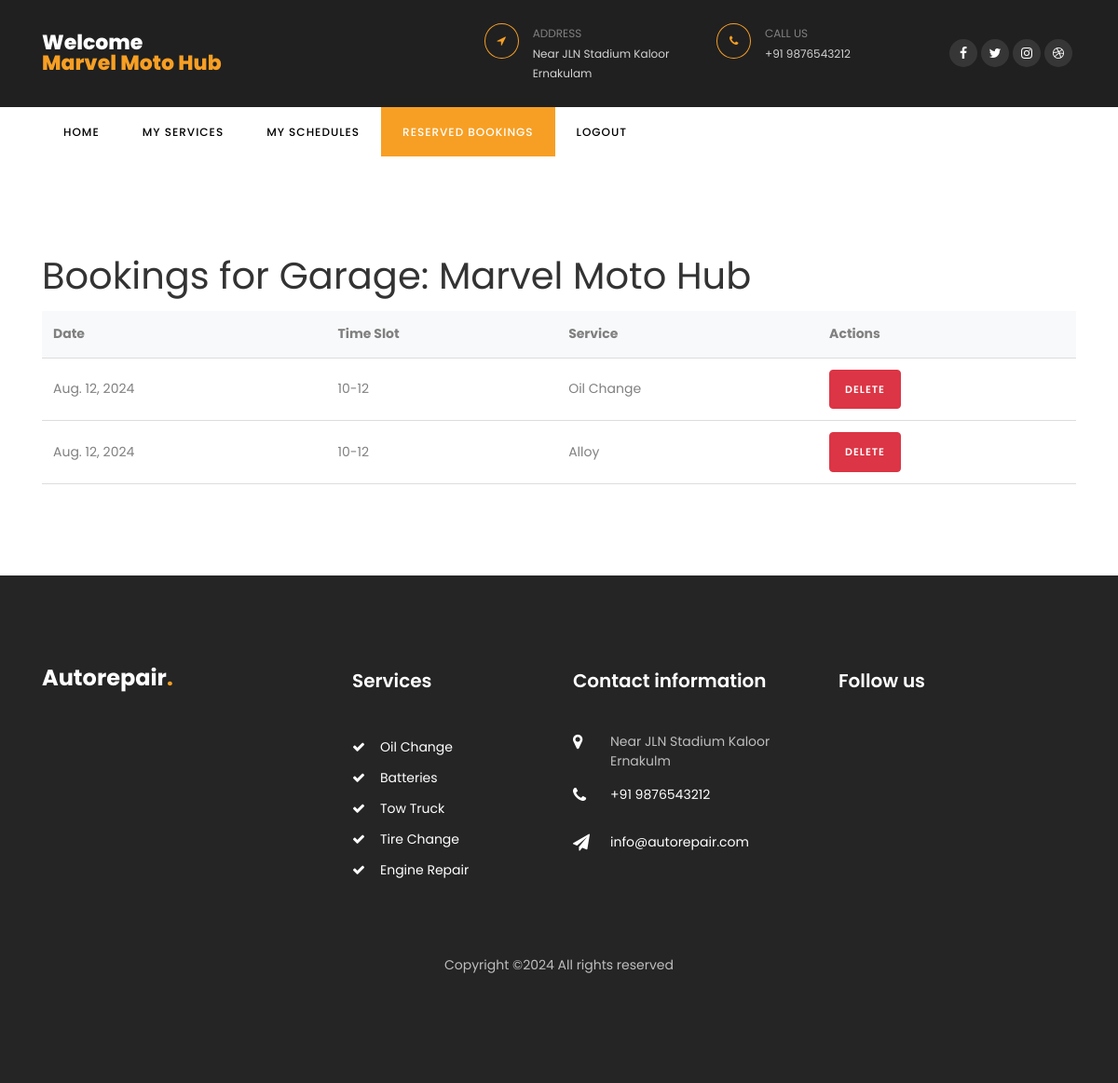
The page /reserved_bookings/12/ (signed in) on the database as committed earlier.
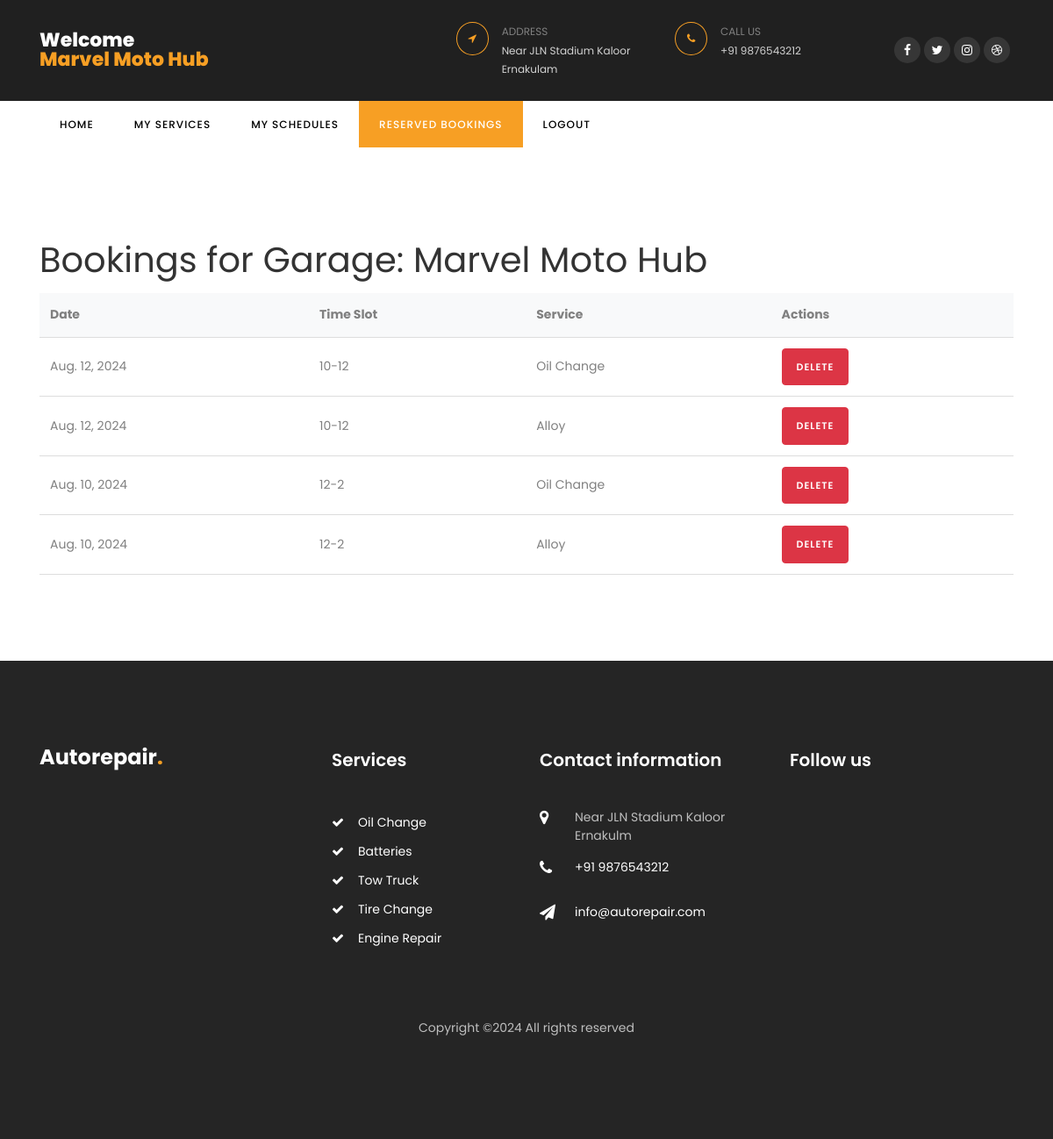
The same page on the database as committed later.
### car/models.py (models this page shows, shortened)
class Booking(models.Model):
    garage_id = models.IntegerField()  # Assuming you store garage as an integer reference
    date = models.DateField()
    slot = models.CharField(max_length=30)
    service = models.ForeignKey(GarageService, on_delete=models.CASCADE)

class GarageService(models.Model):
    garage = models.ForeignKey(Garage, on_delete=models.CASCADE, related_name='services')
    service_name = models.CharField(max_length=255)
    price = models.DecimalField(max_digits=10, decimal_places=2)
    max_per_slot = models.PositiveIntegerField()

### car/views.py (the view)
# urls.py: path('reserved_bookings/<int:garage_id>/', views.reserved_bookings, name='reserved_bookings'),
@login_required
def reserved_bookings(request, garage_id):
    garage = get_object_or_404(Garage, id=garage_id)
    bookings = Booking.objects.filter(garage_id=garage_id)
    context = {
        'bookings': bookings,
        'garage': garage,
    }
    return render(request, 'reserved_bookings.html', context)

### templates/reserved_bookings.html (shortened to what the changed rows need)
{% load static %}
<!DOCTYPE html>
<html lang="en">
  <head>
    <link rel="stylesheet" href="https://stackpath.bootstrapcdn.com/font-awesome/4.7.0/css/font-awesome.min.css">
    <link rel="stylesheet" href="{% static 'css/animate.css' %}">
    <link rel="stylesheet" href="{% static 'css/owl.carousel.min.css' %}">
    <link rel="stylesheet" href="{% static 'css/owl.theme.default.min.css' %}">
    <link rel="stylesheet" href="{% static 'css/magnific-popup.css' %}">
    <link rel="stylesheet" href="{% static 'css/bootstrap-datepicker.css' %}">
    <link rel="stylesheet" href="{% static 'css/jquery.timepicker.css' %}">
    <link rel="stylesheet" href="{% static 'css/flaticon.css' %}">
    <link rel="stylesheet" href="{% static 'css/style.css' %}">
  </head>
  <body>
    <section class="ftco-section">
        <div class="container">
          <h1>Bookings for Garage: {{ user.username }}</h1>
          <div class="table-container">
            <table>
              <thead>
                <tr>
                  <th>Date</th>
                  <th>Time Slot</th>
                  <th>Service</th>
                  <th>Actions</th>
                </tr>
              </thead>
              <tbody>
                {% for booking in bookings %}
                <tr>
                  <td>{{ booking.date }}</td>
                  <td>{{ booking.slot }}</td>
                  <td>{{ booking.service.service_name }}</td>
                  <td>
                    <form method="post" action="{% url 'delete_booking' booking.id %}" style="display:inline;">
                      <button type="submit" class="btn btn-danger" onclick="return confirm('Are you sure you want to delete this booking?');">Delete</button>
                    </form>
                  </td>
                </tr>
                {% empty %}
                <tr>
                  <td colspan="4">No bookings available</td>
                </tr>
                {% endfor %}
              </tbody>
            </table>
          </div>
        </div>
      </section>
    <footer class="footer ftco-section">
      <div class="container">
        <div class="row mb-5">
          <div class="col-md-6 col-lg">
            <div class="ftco-footer-widget mb-4">
              <h2 class="logo"><a href="/">Autorepair<span>.</span></a></h2>
            </div>
          </div>
          <div class="col-md-6 col-lg">
            <div class="ftco-footer-widget mb-4 ml-md-5">
              <h2 class="ftco-heading-2">Services</h2>
            </div>
          </div>
          <div class="col-md-6 col-lg">
            <div class="ftco-footer-widget mb-4">
            	<h2 class="ftco-heading-2">Contact information</h2>
            </div>
          </div>
          <div class="col-md-6 col-lg">
             <div class="ftco-footer-widget mb-4">
              <h2 class="ftco-heading-2">Follow us</h2>
            </div>
          </div>
        </div>
      </div>
    </footer>
  </body>
</html>

Rows that differ between the two databases and show on the page:
added Booking: date "Aug. 10, 2024", slot "12-2", service.service_name "Oil Change"
added Booking: date "Aug. 10, 2024", slot "12-2", service.service_name "Alloy"
